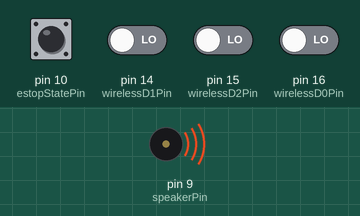
The sketch below on a simulated Arduino Uno, built with avr-gcc and run on an emulated ATmega328P. On the bench: buzzer (waves = sounding). The inputs (shaded band) are chosen by the test bench; at power-on: pin 10 (estopStatePin), pin 14 (wirelessD1Pin), pin 15 (wirelessD2Pin), pin 16 (wirelessD0Pin) LOW.

Above: at 0.06 s.
At 2.92 s:
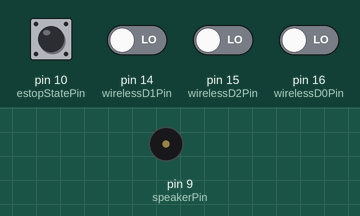
Timing chart, 0 to 3.2 s (numbered marks = the images above):
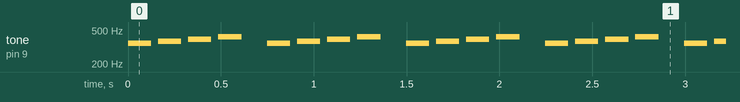

Measured:
- by itself, tone on pin 9 (speakerPin): repeats every 0.75 s: silent 0.04 s, 370 Hz 0.13 s, silent 0.04 s, 392 Hz 0.13 s, silent 0.04 s, 415 Hz 0.13 s, silent 0.14 s, 349 Hz 0.13 s

The sketch:

remoteTesting.ino
```cpp
#include "pitch.h"

const int estopStatePin = 10;
bool estopState = false;

const int wirelessD0Pin = 16;
bool wirelessD0State = false;
bool wirelessD0Buffer = false;

const int wirelessD1Pin = 14;
bool wirelessD1State = false;
bool wirelessD1Buffer = false;

const int wirelessD2Pin = 15;
bool wirelessD2State = false;
bool wirelessD2Buffer = false;

const int speakerPin = 9;

int songInformation1[2][4] =
  {
    {
      NOTE_F4, NOTE_FS4, NOTE_G4, NOTE_GS4
    },
    {
      8, 8, 8, 8
    }
 };
int songInformation2[2][6] =
  {
    {
      NOTE_F4, NOTE_C4, NOTE_F4, NOTE_C4, NOTE_F4, NOTE_C4
    },
    {
      4, 4, 4, 4, 4, 4
    }
 };

int songInformation3[2][9] =
  {
    {
      NOTE_A4, NOTE_AS4, 0, NOTE_AS4, 0, NOTE_FS3, NOTE_G3, 0, NOTE_G3
    },
    {
      8, 8, 4, 8, 8, 8, 8, 4, 8
    }
};


void setup() {
  // put your setup code here, to run once:
  pinMode(estopStatePin,INPUT);
  pinMode(wirelessD0Pin,INPUT);
  pinMode(wirelessD1Pin,INPUT);
  pinMode(wirelessD2Pin,INPUT);
  pinMode(speakerPin, OUTPUT);
}

void loop() {
  // put your main code here, to run repeatedly:
playSong(0);
 String message = "";

 estopState = digitalRead(estopStatePin);
 wirelessD0State = digitalRead(wirelessD0Pin);
 wirelessD1State = digitalRead(wirelessD1Pin);
 wirelessD2State = digitalRead(wirelessD2Pin);


 message.concat(estopState);
 message.concat(",");
 message.concat(wirelessD0State);
 message.concat(",");
 message.concat(wirelessD1State);
 message.concat(",");
 message.concat(wirelessD2State);
 Serial.println(message);

 if(wirelessD0State != wirelessD0Buffer && wirelessD0State){
  playSong(0);
 }
 if(wirelessD1State != wirelessD1Buffer && wirelessD1State){
  playSong(1);
 }
 if(wirelessD2State != wirelessD2Buffer && wirelessD2State){
  playSong(2);
 }

 wirelessD0Buffer = wirelessD0State;
 wirelessD1Buffer = wirelessD1State;
 wirelessD2Buffer = wirelessD2State;
 delay(100);

}

void playSong(int number){
    if(number == 0){
      for (int thisNote = 0; thisNote < 4; thisNote++) {

      // to calculate the note duration, take one second divided by the note type.
      //e.g. quarter note = 1000 / 4, eighth note = 1000/8, etc.
      int noteDuration = 1000 / songInformation1[1][thisNote];
      tone(speakerPin, songInformation1[0][thisNote], noteDuration);

      // to distinguish the notes, set a minimum time between them.
      // the note's duration + 30% seems to work well:
      int pauseBetweenNotes = noteDuration * 1.30;
      delay(pauseBetweenNotes);
      // stop the tone playing:
      noTone(speakerPin);
    }
  }else if(number == 1){
    for (int thisNote = 0; thisNote < 6; thisNote++) {

      // to calculate the note duration, take one second divided by the note type.
      //e.g. quarter note = 1000 / 4, eighth note = 1000/8, etc.
      int noteDuration = 1000 / songInformation2[1][thisNote];
      tone(speakerPin, songInformation2[0][thisNote], noteDuration);

      // to distinguish the notes, set a minimum time between them.
      // the note's duration + 30% seems to work well:
      int pauseBetweenNotes = noteDuration * 1.30;
      delay(pauseBetweenNotes);
      // stop the tone playing:
      noTone(speakerPin);
    }
  }else{
    for (int thisNote = 0; thisNote < 9; thisNote++) {

      // to calculate the note duration, take one second divided by the note type.
      //e.g. quarter note = 1000 / 4, eighth note = 1000/8, etc.
      int noteDuration = 1000 / songInformation3[1][thisNote];
      tone(speakerPin, songInformation3[0][thisNote], noteDuration);

      // to distinguish the notes, set a minimum time between them.
      // the note's duration + 30% seems to work well:
      int pauseBetweenNotes = noteDuration * 1.30;
      delay(pauseBetweenNotes);
      // stop the tone playing:
      noTone(speakerPin);
    }
  }


}
```

pitch.h
```cpp
/*************************************************
 * Public Constants
 *************************************************/

#define NOTE_B0  31
#define NOTE_C1  33
#define NOTE_CS1 35
#define NOTE_D1  37
#define NOTE_DS1 39
#define NOTE_E1  41
#define NOTE_F1  44
#define NOTE_FS1 46
#define NOTE_G1  49
#define NOTE_GS1 52
#define NOTE_A1  55
#define NOTE_AS1 58
#define NOTE_B1  62
#define NOTE_C2  65
#define NOTE_CS2 69
#define NOTE_D2  73
#define NOTE_DS2 78
#define NOTE_E2  82
#define NOTE_F2  87
#define NOTE_FS2 93
#define NOTE_G2  98
#define NOTE_GS2 104
#define NOTE_A2  110
#define NOTE_AS2 117
#define NOTE_B2  123
#define NOTE_C3  131
#define NOTE_CS3 139
#define NOTE_D3  147
#define NOTE_DS3 156
#define NOTE_E3  165
#define NOTE_F3  175
#define NOTE_FS3 185
#define NOTE_G3  196
#define NOTE_GS3 208
#define NOTE_A3  220
#define NOTE_AS3 233
#define NOTE_B3  247
#define NOTE_C4  262
#define NOTE_CS4 277
#define NOTE_D4  294
#define NOTE_DS4 311
#define NOTE_E4  330
#define NOTE_F4  349
#define NOTE_FS4 370
#define NOTE_G4  392
#define NOTE_GS4 415
#define NOTE_A4  440
#define NOTE_AS4 466
#define NOTE_B4  494
#define NOTE_C5  523
#define NOTE_CS5 554
#define NOTE_D5  587
#define NOTE_DS5 622
#define NOTE_E5  659
#define NOTE_F5  698
#define NOTE_FS5 740
#define NOTE_G5  784
#define NOTE_GS5 831
#define NOTE_A5  880
#define NOTE_AS5 932
#define NOTE_B5  988
#define NOTE_C6  1047
#define NOTE_CS6 1109
#define NOTE_D6  1175
#define NOTE_DS6 1245
#define NOTE_E6  1319
#define NOTE_F6  1397
#define NOTE_FS6 1480
#define NOTE_G6  1568
#define NOTE_GS6 1661
#define NOTE_A6  1760
#define NOTE_AS6 1865
#define NOTE_B6  1976
#define NOTE_C7  2093
#define NOTE_CS7 2217
#define NOTE_D7  2349
#define NOTE_DS7 2489
#define NOTE_E7  2637
#define NOTE_F7  2794
#define NOTE_FS7 2960
#define NOTE_G7  3136
#define NOTE_GS7 3322
#define NOTE_A7  3520
#define NOTE_AS7 3729
#define NOTE_B7  3951
#define NOTE_C8  4186
#define NOTE_CS8 4435
#define NOTE_D8  4699
#define NOTE_DS8 4978
```
